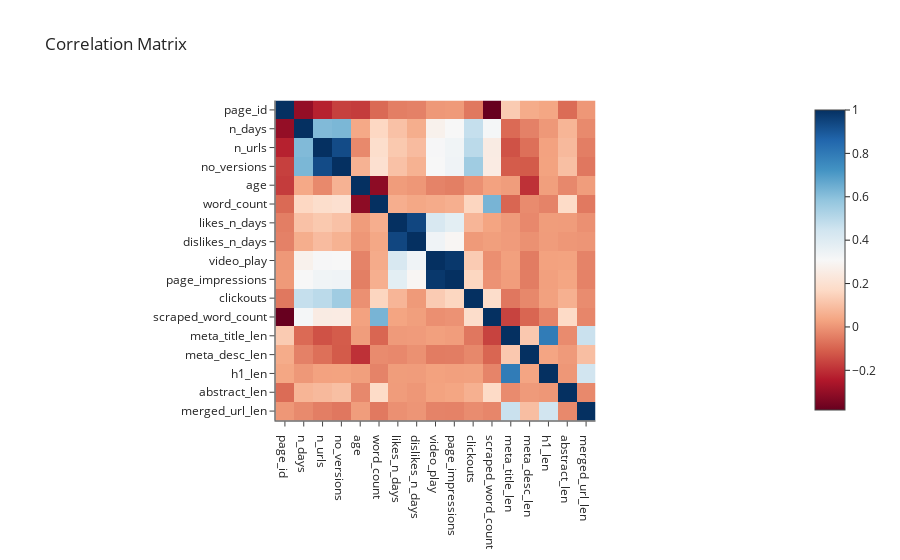

The code cell stored with this chart in its notebook:
### Code cell
# Compute the correlation matrix
corr_matrix = df[num_variables].corr()

# Print the correlation matrix
print(corr_matrix)

# Create heatmap of correlation matrix
fig = px.imshow(corr_matrix, color_continuous_scale='RdBu', title='Correlation Matrix')
fig.show()

### Figure 1 — Plotly figure (JSON) as saved in the notebook; plotly's stock layout.template omitted (floating-point values rounded to 4 significant figures; data arrays with more than 128 entries replaced by an {"elided": "..."} marker saying what was removed)
{"data": [{"coloraxis": "coloraxis", "hovertemplate": "x: %{x}<br>y: %{y}<br>color: %{z}<extra></extra>", "name": "0", "type": "heatmap", "x": ["page_id", "n_days", "n_urls", "no_versions", "age", "word_count", "likes_n_days", "dislikes_n_days", "video_play", "page_impressions", "clickouts", "scraped_word_count", "meta_title_len", "meta_desc_len", "h1_len", "abstract_len", "merged_url_len"], "xaxis": "x", "y": ["page_id", "n_days", "n_urls", "no_versions", "age", "word_count", "likes_n_days", "dislikes_n_days", "video_play", "page_impressions", "clickouts", "scraped_word_count", "meta_title_len", "meta_desc_len", "h1_len", "abstract_len", "merged_url_len"], "yaxis": "y", "z": {"elided": "17x17 float values"}}], "layout": {"coloraxis": {"colorscale": [[0, "rgb(103,0,31)"], [0.1, "rgb(178,24,43)"], [0.2, "rgb(214,96,77)"], [0.3, "rgb(244,165,130)"], [0.4, "rgb(253,219,199)"], [0.5, "rgb(247,247,247)"], [0.6, "rgb(209,229,240)"], [0.7, "rgb(146,197,222)"], [0.8, "rgb(67,147,195)"], [0.9, "rgb(33,102,172)"], [1, "rgb(5,48,97)"]]}, "title": {"text": "Correlation Matrix"}, "xaxis": {"anchor": "y", "constrain": "domain", "domain": [0, 1], "scaleanchor": "y"}, "yaxis": {"anchor": "x", "autorange": "reversed", "constrain": "domain", "domain": [0, 1]}}}
